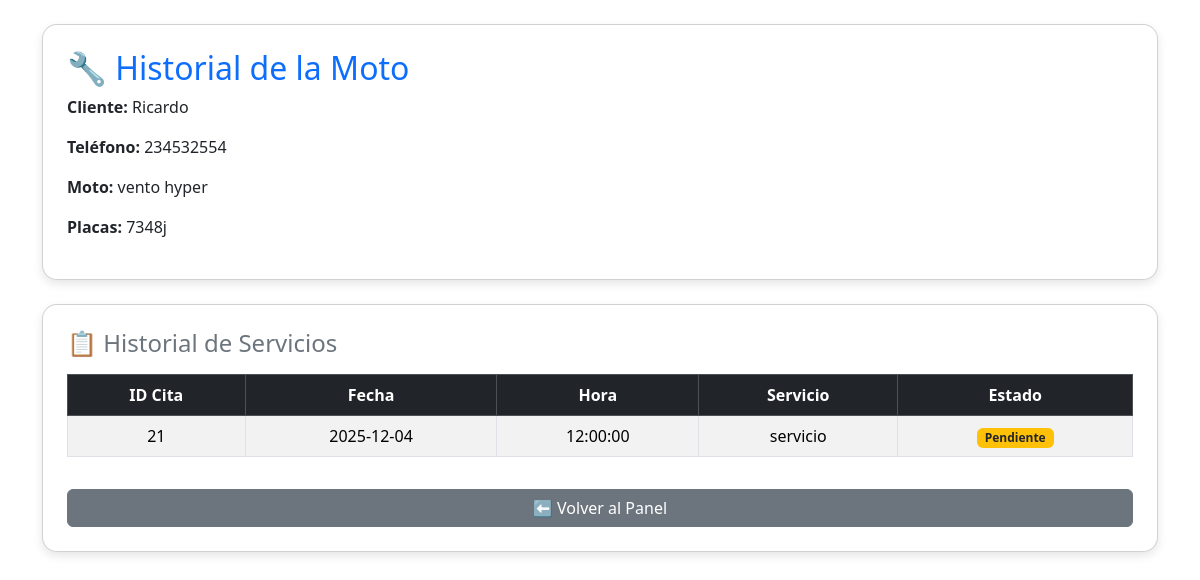
/admin/historial_moto.php?id_moto=22 (signed in), run on the app's committed database.
### tables this page shows
CREATE TABLE `citas` (
  `id_cita` int(11) NOT NULL,
  `id_cliente` int(11) NOT NULL,
  `id_moto` int(11) NOT NULL,
  `fecha_cita` date NOT NULL,
  `hora_cita` time NOT NULL,
  `servicio` varchar(100) NOT NULL,
  `estado` varchar(20) DEFAULT 'Pendiente',
  `fecha_registro` timestamp NOT NULL DEFAULT current_timestamp()
);

CREATE TABLE `clientes` (
  `id_cliente` int(11) NOT NULL,
  `nombre` varchar(100) NOT NULL,
  `telefono` varchar(20) NOT NULL,
  `correo` varchar(100) DEFAULT NULL
);

CREATE TABLE `motos` (
  `id_moto` int(11) NOT NULL,
  `id_cliente` int(11) NOT NULL,
  `marca` varchar(50) NOT NULL,
  `modelo` varchar(50) NOT NULL,
  `anio` int(11) DEFAULT NULL,
  `placas` varchar(20) DEFAULT NULL
);

### admin/historial_moto.php (the view, shortened to what this page needs)
<?php
include("../conexion.php");
$id_moto = intval($_GET['id_moto']);
$sql = "
  SELECT c.id_cita, c.fecha_cita, c.hora_cita, c.servicio, c.estado,
         cl.nombre AS cliente, cl.telefono,
         m.marca, m.modelo, m.placas
  FROM citas c
  INNER JOIN clientes cl ON c.id_cliente = cl.id_cliente
  INNER JOIN motos m ON c.id_moto = m.id_moto
  WHERE m.id_moto = $id_moto
  ORDER BY c.fecha_cita DESC, c.hora_cita DESC
";
$res = $conn->query($sql);
$data = [];
while ($row = $res->fetch_assoc()) {
    $data[] = $row;
}
$moto = $data[0];
?>
<!DOCTYPE html>
<html lang="es">
<head>
<link rel="stylesheet" href="https://cdn.jsdelivr.net/npm/bootstrap@5.3.3/dist/css/bootstrap.min.css">
</head>
<body class="container mt-4">
<div class="card p-4 mb-4">
  <h2 class="text-primary">🔧 Historial de la Moto</h2>
  <p><strong>Cliente:</strong> <?= $moto['cliente'] ?></p>
  <p><strong>Teléfono:</strong> <?= $moto['telefono'] ?></p>
  <p><strong>Moto:</strong> <?= $moto['marca'] . " " . $moto['modelo'] ?></p>
  <p><strong>Placas:</strong> <?= $moto['placas'] ?></p>
</div>
<div class="card p-4">
  <h4 class="text-secondary mb-3">📋 Historial de Servicios</h4>
  <table class="table table-bordered table-striped text-center">
    <thead class="table-dark">
      <tr>
        <th>ID Cita</th>
        <th>Fecha</th>
        <th>Hora</th>
        <th>Servicio</th>
        <th>Estado</th>
      </tr>
    </thead>
    <tbody>
      <?php foreach ($data as $row) { ?>
      <tr>
        <td><?= $row['id_cita'] ?></td>
        <td><?= $row['fecha_cita'] ?></td>
        <td><?= $row['hora_cita'] ?></td>
        <td><?= $row['servicio'] ?></td>
        <td>
          <span class="badge
            <?= $row['estado']=='Pendiente' ? 'bg-warning text-dark' :
               ($row['estado']=='Entregado' ? 'bg-success' :
               'bg-danger') ?>">
            <?= $row['estado'] ?>
          </span>
        </td>
      </tr>
      <?php } ?>
    </tbody>
  </table>
  <a href="index.php" class="btn btn-secondary mt-3">⬅ Volver al Panel</a>
</div>
</body>
</html>

### admin/historial_moto.php (style rules this page uses)
.card { border-radius: 15px; box-shadow: 0 4px 10px rgba(0,0,0,0.1); }

### data on the page
citas: id_cliente.nombre "Ricardo", id_cliente.telefono "234532554", id_moto.marca "vento", id_moto.modelo "hyper", id_moto.placas "7348j", id_cita "21", fecha_cita "2025-12-04", hora_cita "12:00:00", servicio "servicio", estado "Pendiente"
